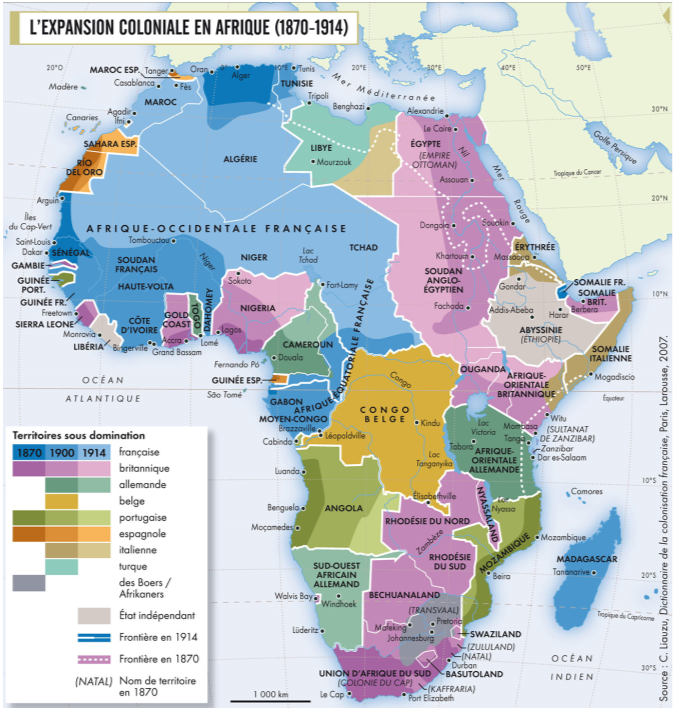
#> input picture source-map.png, 673 x 710 px, found by its file name
$ python legend2.py
#> lines starting #> are read from the running program, lines starting #| are printed output that depends on the picture; after the words box and inside, x2 and y2 are one past the last pixel; in counts of white or black regions, pixels touching at a corner belong together
#!/usr/bin/env python3
"""Locate legend swatch rectangles precisely, group into rows, annotate, cross-check."""
import numpy as np
from PIL import Image, ImageDraw

IMG = '/Users/weiaiwen1/Desktop/my-space/map-project/source-map.png'
img = Image.open(IMG).convert('RGB')
a = np.asarray(img).astype(int)
H, W = a.shape[:2]
#> H = 710; W = 673

# Legend region scan: bottom-left quadrant. Swatches = small flat saturated rectangles.
# 1) find saturated pixels (channel spread > 25) in x 20..300, y 400..690
reg = a[400:690, 20:300]
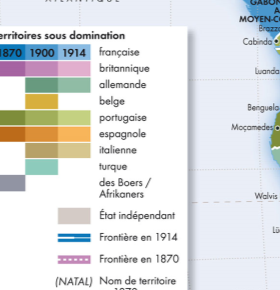
#> reg: shape (290, 280, 3) int64; mean R, G, B 224.1, 226.4, 227.5
spread = reg.max(axis=2) - reg.min(axis=2)
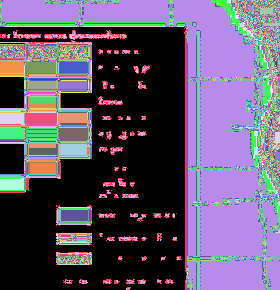
#> spread: shape (290, 280) int64; 185 distinct labels, from 0 to 185; one colour per label, 0 black
sat = spread > 25
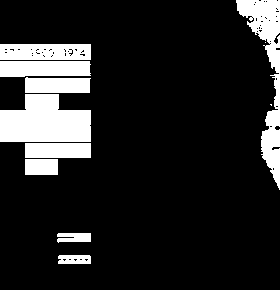
#> sat: shape (290, 280) bool; 14.9% white; 11 white regions (2 under 20 px), largest, box (x1, y1, x2, y2) and area: (0, 94, 91, 142) 3453, (236, 0, 280, 190) 2802, (0, 44, 91, 60) 1390
# exclude text (dark):
nonsatdark = reg.mean(axis=2) < 120
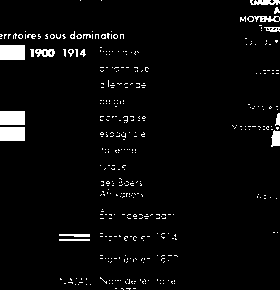
#> nonsatdark: shape (290, 280) bool; 3.8% white; 375 white regions (356 under 20 px), largest, box (x1, y1, x2, y2) and area: (0, 45, 25, 60) 375, (0, 111, 25, 125) 350, (0, 127, 25, 141) 350
sat &= ~nonsatdark
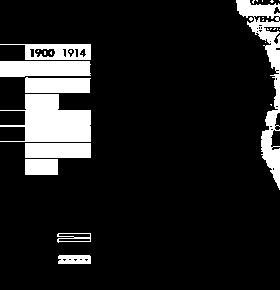
#> sat: shape (290, 280) bool; 12.6% white; 29 white regions (20 under 20 px), largest, box (x1, y1, x2, y2) and area: (0, 94, 91, 142) 2753, (236, 0, 280, 190) 2306, (0, 61, 91, 77) 1378
ys, xs = np.nonzero(sat)
#> ys = 10270 values from 0 to 263; xs = 10270 values, max 279 at index 21, min 0 at index 1045, mean 102.3
print('saturated px in legend region:', len(xs))
#| saturated px in legend region: 10270

# 2) quantize colors
cols = reg[ys, xs]
q = (cols // 12 * 12)
from collections import Counter
cnt = Counter(map(tuple, q))
#> cnt = 311 items
main = [(c, n) for c, n in cnt.most_common(30) if n > 250]
#> main = 15 items
print('main legend colors:')
for c, n in main:
    print('  #%02x%02x%02x' % tuple(c), n)
#> this loop made 15 passes
#> (c, n) on passes 1 to 12: ((192, 132, 180), 564), ((72, 144, 204), 455), ((156, 168, 84), 442), ((180, 156, 96), 432), ((192, 204, 120), 430), ((144, 180, 156), 423), ((216, 168, 204), 419), ((96, 144, 120), 419), ((216, 132, 48), 404), ((204, 192, 132), 403), ((204, 216, 240), 373), ((240, 180, 84), 363)
#|   #c084b4 564
#|   #4890cc 455
#|   #9ca854 442
#|   #b49c60 432
#|   #c0cc78 430
#|   #90b49c 423
#|   #d8a8cc 419
#|   #609078 419
#> (further printed lines are left out)

# 3) for each main color, bounding boxes of its pixels (cluster by position)
def bboxes(color, tol=14):
    m = (np.abs(reg - np.array(color)).sum(axis=2) < tol)
    m2 = np.zeros_like(m)
    m2[:] = m
    boxes = []
    from collections import deque
    seen = np.zeros(m2.shape, bool)
    mm, nn = m2.shape
    myy, mxx = np.nonzero(m2)
    for y0, x0 in zip(myy, mxx):
        if seen[y0, x0]: continue
        q = deque([(y0, x0)]); seen[y0, x0] = True
        miny=maxy=y0; minx=maxx=x0; area=0
        while q:
            y, x = q.popleft(); area += 1
            miny=min(miny,y);maxy=max(maxy,y);minx=min(minx,x);maxx=max(maxx,x)
            for dy in (-1,0,1):
                for dx in (-1,0,1):
                    ny, nx = y+dy, x+dx
                    if 0<=ny<mm and 0<=nx<nn and m2[ny,nx] and not seen[ny,nx]:
                        seen[ny,nx]=True; q.append((ny,nx))
        if area > 150 and (maxy-miny) < 60 and (maxx-minx) < 90:  # swatch-sized blobs
            boxes.append((miny+400, minx+20, maxy+400, maxx+20, area))
    return boxes

all_boxes = []
for c, n in main:
    for b in bboxes(c):
        all_boxes.append((b, c))
#> this loop made 15 passes
#> (c, n) on pass 10: ((204, 192, 132), 403)
#> pass 1, in bboxes, `m = (np.abs(reg - np.array(color)).sum(axis=2) < tol)`:
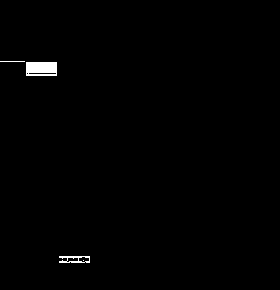
#> m: shape (290, 280) bool; 0.69% white; 4 white regions (1 under 20 px), largest, box (x1, y1, x2, y2) and area: (26, 62, 57, 76) 406, (59, 256, 90, 263) 126, (0, 61, 25, 62) 25
#> after the loop, all_boxes = [((462, 46, 475, 76, 406), (192, 132, 180)), ((403, 271, 418, 299, 238), (72, 144, 204)), ((445, 45, 459, 76, 221), (72, 144, 204)), ((530, 283, 584, 299, 170), (204, 216, 240)), ((527, 78, 540, 109, 168), (240, 180, 84))]
# sort by y then x
all_boxes.sort(key=lambda t: (round(t[0][0]/6), t[0][1]))
print('\nswatch-like rectangles (y0,x0,y1,x1,area) + color:')
rows = {}
for (y0, x0, y1, x1, area), c in all_boxes:
    print(f'  y[{y0}-{y1}] x[{x0}-{x1}] area={area} #%02x%02x%02x' % tuple(c))
    rows.setdefault(round(y0/6)*6, []).append((x0, c))
#> this loop made 5 passes
#> (y0, x0, y1, x1, area, c) on passes 1 to 5: (403, 271, 418, 299, 238, (72, 144, 204)), (445, 45, 459, 76, 221, (72, 144, 204)), (462, 46, 475, 76, 406, (192, 132, 180)), (527, 78, 540, 109, 168, (240, 180, 84)), (530, 283, 584, 299, 170, (204, 216, 240))
#|   y[403-418] x[271-299] area=238 #4890cc
#|   y[445-459] x[45-76] area=221 #4890cc
#|   y[462-475] x[46-76] area=406 #c084b4
#|   y[527-540] x[78-109] area=168 #f0b454
#|   y[530-584] x[283-299] area=170 #ccd8f0
#> after the loop, rows = 4 items

# 4) annotated image
im2 = img.crop((20, 400, 300, 690)).resize((280*4, 290*4), Image.LANCZOS)
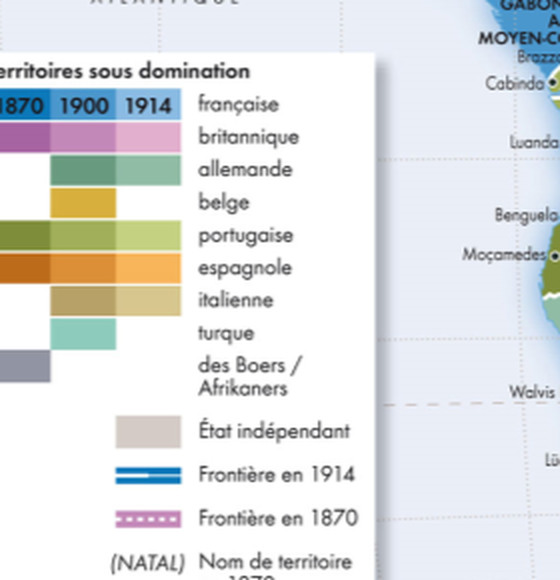
#> im2: PIL image 1120x1160 RGB (shown at 1/2 size); mean R, G, B 224, 226.3, 227.4
d = ImageDraw.Draw(im2)
for i, (ry, items) in enumerate(sorted(rows.items())):
    d.text((5, (ry-400)*4 + 2), f'ROW{i}', fill=(255, 0, 0))
#> this loop made 4 passes
#> (ry, items) on passes 1 to 4: (402, [(271, (72, 144, 204))]), (444, [(45, (72, 144, 204))]), (462, [(46, (192, 132, 180))]), (528, [(78, (240, 180, 84)), (283, (204, 216, 240))])
im2.save('/Users/weiaiwen1/Desktop/my-space/map-project/legend-annotated.png')
print('saved legend-annotated.png with', len(rows), 'rows')
#| saved legend-annotated.png with 4 rows

$ run again, with compare.png copied over source-map.png
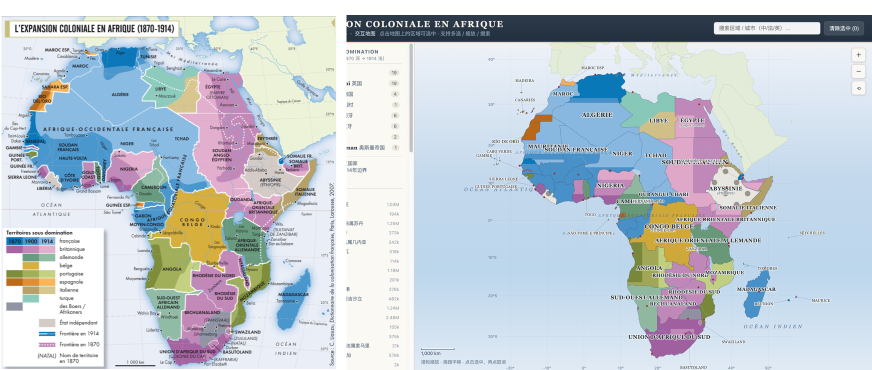
#> input picture compare.png, 1743 x 740 px, found by its file name (shown at 1/2 size)
#> img is the input picture: PIL image 1743x740 RGB; mean R, G, B 194.8, 204.4, 212.3
#> spread: shape (290, 280) int64; 185 distinct labels, from 0 to 185
#> nonsatdark: shape (290, 280) bool; 3.9% white; 358 white regions (337 under 20 px), largest, box (x1, y1, x2, y2) and area: (0, 75, 25, 90) 375, (0, 141, 25, 155) 350, (0, 157, 25, 171) 350
#> ys = 11184 values from 0 to 289; xs = 11184 values, max 279 at index 41, min 0 at index 2087, mean 117.1
#| saturated px in legend region: 11184
#> cnt = 351 items
#> main = 16 items
#> the loop `for c, n in main:` made 16 passes
#> (c, n) on passes 1 to 8: ((72, 144, 204), 704), ((192, 132, 180), 504), ((96, 144, 120), 482), ((204, 216, 240), 442), ((156, 168, 84), 442), ((216, 132, 48), 432), ((180, 156, 96), 432), ((192, 204, 120), 430)
#> (printed output is left out)
#> after the loop `for c, n in main:`: all_boxes = [((433, 271, 448, 299, 238), (72, 144, 204)), ((475, 45, 489, 76, 221), (72, 144, 204)), ((492, 46, 505, 76, 406), (192, 132, 180)), ((560, 283, 614, 299, 170), (204, 216, 240)), ((557, 78, 570, 109, 168), (240, 180, 84))]
#> the loop `for (y0, x0, y1, x1, area), c in all_boxes:` made 5 passes
#> (y0, x0, y1, x1, area, c) on passes 1 to 5: (433, 271, 448, 299, 238, (72, 144, 204)), (475, 45, 489, 76, 221, (72, 144, 204)), (492, 46, 505, 76, 406, (192, 132, 180)), (557, 78, 570, 109, 168, (240, 180, 84)), (560, 283, 614, 299, 170, (204, 216, 240))
#> (printed output is left out)
#> after the loop `for (y0, x0, y1, x1, area), c in all_boxes:`: rows = 4 items
#> `im2 = img.crop((20, 400, 300, 690)).resize((280*4, 290*4), Image.LANCZ..`:
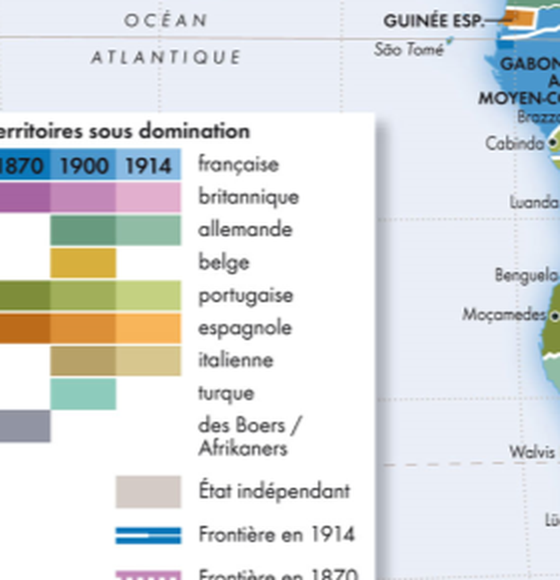
#> im2: PIL image 1120x1160 RGB (shown at 1/2 size); mean R, G, B 221.3, 224.5, 226.2
#> the loop `for i, (ry, items) in enumerate(sorted(rows.items())):` made 4 passes
#> (ry, items) on passes 1 to 4: (432, [(271, (72, 144, 204))]), (474, [(45, (72, 144, 204))]), (492, [(46, (192, 132, 180))]), (558, [(78, (240, 180, 84)), (283, (204, 216, 240))])
#| saved legend-annotated.png with 4 rows
